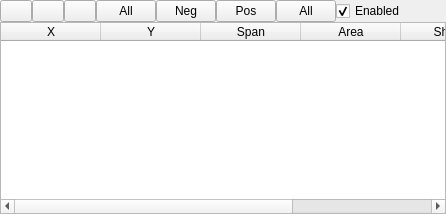
       <widget class="QWidget" name="tab_4">
        <attribute name="title">
         <string>Targets</string>
        </attribute>
        <layout class="QVBoxLayout" name="verticalLayout_8">
         <property name="spacing">
          <number>0</number>
         </property>
         <property name="leftMargin">
          <number>0</number>
         </property>
         <property name="topMargin">
          <number>0</number>
         </property>
         <property name="rightMargin">
          <number>0</number>
         </property>
         <property name="bottomMargin">
          <number>0</number>
         </property>
         <item>
          <layout class="QHBoxLayout" name="horizontalLayout">
           <property name="spacing">
            <number>0</number>
           </property>
           <property name="bottomMargin">
            <number>0</number>
           </property>
           <item>
            <widget class="QPushButton" name="open_reco">
             <property name="maximumSize">
              <size>
               <width>32</width>
               <height>24</height>
              </size>
             </property>
             <property name="text">
              <string/>
             </property>
             <property name="icon">
              <iconset resource="icons.qrc">
               <normaloff>:/icons/icons/open.xpm</normaloff>:/icons/icons/open.xpm</iconset>
             </property>
            </widget>
           </item>
           <item>
            <widget class="QPushButton" name="save_reco">
             <property name="maximumSize">
              <size>
               <width>32</width>
               <height>24</height>
              </size>
             </property>
             <property name="text">
              <string/>
             </property>
             <property name="icon">
              <iconset resource="icons.qrc">
               <normaloff>:/icons/icons/save.xpm</normaloff>:/icons/icons/save.xpm</iconset>
             </property>
            </widget>
           </item>
           <item>
            <widget class="QPushButton" name="del_row">
             <property name="maximumSize">
              <size>
               <width>32</width>
               <height>24</height>
              </size>
             </property>
             <property name="text">
              <string/>
             </property>
             <property name="icon">
              <iconset resource="icons.qrc">
               <normaloff>:/icons/icons/delete.xpm</normaloff>:/icons/icons/delete.xpm</iconset>
             </property>
            </widget>
           </item>
           <item>
            <widget class="QPushButton" name="del_all">
             <property name="maximumSize">
              <size>
               <width>60</width>
               <height>24</height>
              </size>
             </property>
             <property name="text">
              <string>All</string>
             </property>
             <property name="icon">
              <iconset resource="icons.qrc">
               <normaloff>:/icons/icons/delete.xpm</normaloff>:/icons/icons/delete.xpm</iconset>
             </property>
            </widget>
           </item>
           <item>
            <widget class="QPushButton" name="add_negative_nn_data">
             <property name="maximumSize">
              <size>
               <width>60</width>
               <height>24</height>
              </size>
             </property>
             <property name="text">
              <string>Neg</string>
             </property>
             <property name="icon">
              <iconset resource="icons.qrc">
               <normaloff>:/icons/icons/add.xpm</normaloff>:/icons/icons/add.xpm</iconset>
             </property>
            </widget>
           </item>
           <item>
            <widget class="QPushButton" name="add_positive_nn_data">
             <property name="maximumSize">
              <size>
               <width>60</width>
               <height>24</height>
              </size>
             </property>
             <property name="text">
              <string>Pos</string>
             </property>
             <property name="icon">
              <iconset resource="icons.qrc">
               <normaloff>:/icons/icons/add.xpm</normaloff>:/icons/icons/add.xpm</iconset>
             </property>
            </widget>
           </item>
           <item>
            <widget class="QPushButton" name="add_nn_data">
             <property name="maximumSize">
              <size>
               <width>60</width>
               <height>24</height>
              </size>
             </property>
             <property name="text">
              <string>All</string>
             </property>
             <property name="icon">
              <iconset resource="icons.qrc">
               <normaloff>:/icons/icons/add.xpm</normaloff>:/icons/icons/add.xpm</iconset>
             </property>
            </widget>
           </item>
           <item>
            <widget class="QCheckBox" name="target_location">
             <property name="text">
              <string>Enabled</string>
             </property>
             <property name="checked">
              <bool>true</bool>
             </property>
            </widget>
           </item>
           <item>
            <spacer name="horizontalSpacer_4">
             <property name="orientation">
              <enum>Qt::Horizontal</enum>
             </property>
             <property name="sizeHint" stdset="0">
              <size>
               <width>40</width>
               <height>20</height>
              </size>
             </property>
            </spacer>
           </item>
          </layout>
         </item>
         <item>
          <widget class="QTableWidget" name="recog_result">
           <property name="editTriggers">
            <set>QAbstractItemView::NoEditTriggers</set>
           </property>
           <property name="alternatingRowColors">
            <bool>true</bool>
           </property>
           <property name="selectionMode">
            <enum>QAbstractItemView::NoSelection</enum>
           </property>
           <property name="selectionBehavior">
            <enum>QAbstractItemView::SelectRows</enum>
           </property>
           <column>
            <property name="text">
             <string>X</string>
            </property>
           </column>
           <column>
            <property name="text">
             <string>Y</string>
            </property>
           </column>
           <column>
            <property name="text">
             <string>Span</string>
            </property>
           </column>
           <column>
            <property name="text">
             <string>Area</string>
            </property>
           </column>
           <column>
            <property name="text">
             <string>Shape</string>
            </property>
           </column>
           <column>
            <property name="text">
             <string>Intensity</string>
            </property>
           </column>
          </widget>
         </item>
        </layout>
       </widget>
